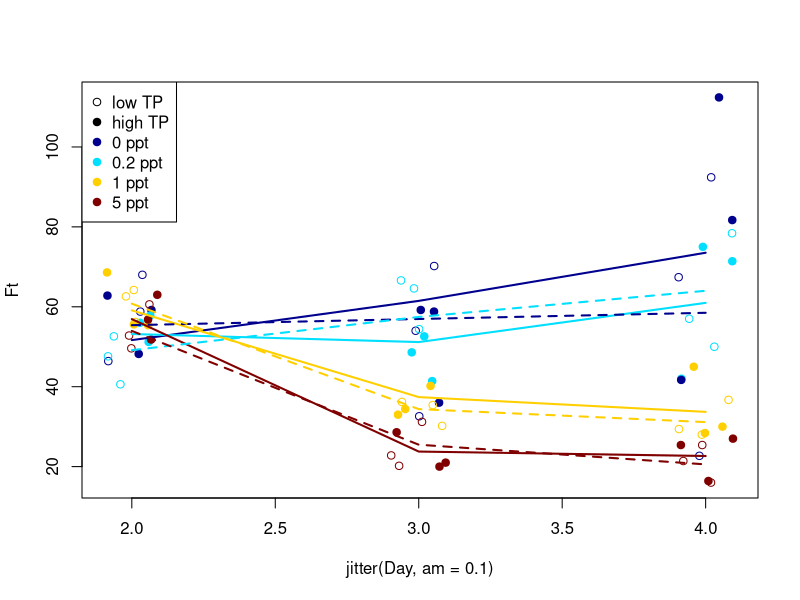

Source code (R):
require(mgcv)
#GAM function
#takes (x, y, color, linetype)
fgam<-function(x, y, Col, Lty){
  #Generalized Additive Model
  mod<-gam(y~s(x, k=2)) #s() defines smooths in GAM
  ndat<-data.frame(x=unique(x))
  pred<-predict(mod, se.fit=T, newdata=ndat)
  ndat$fit<-pred$fit
  dat$lo<-pred$fit-pred$se.fit
  dat$hi<-pred$fit+pred$se.fit
  lines(fit~x, data=ndat, col=Col, lty=Lty, lwd=2)
}

dat<-read.delim2(file="salinvade.txt")

dat$TP<-factor(dat$TP)
head(dat)

#Creating base jitter plot
rb<-fields::tim.colors(4) #color table
plot(Ft~jitter(Day, am=0.1), data=dat, pch=c(19, 1)[dat$TP], col=rb[factor(dat$Salinity)])

legend("topleft", leg=c(c("low TP", "high TP"), paste(levels(factor(dat$Salinity)), "ppt")), pch=c(1, rep(19, 5)), col=c(1, 1, rb))


#Creation evolution curve 
for(j in 1:2){
  if(j==1) dat1<-dat[dat$TP=="high", ] else dat1<-dat[dat$TP=="low",]
ix<-split(1:nrow(dat1), dat1$Salinity) #divide df according to salinity
for(i in 1:4) fgam(dat1$Day[ix[[i]]], dat1$Ft[ix[[i]]], rb[i], j)
}
